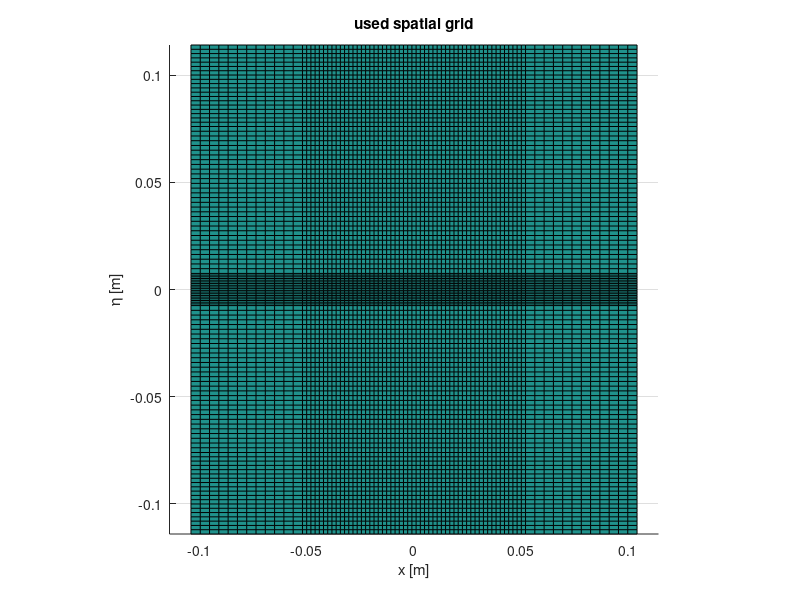

Write the MATLAB code that produced this figure. (Note: this script raises an error after producing the figure.)
% Exercise for the Summer School 
% A Practical Introduction to Control, Numerics and Machine Learning
% on the IFAC CPDE 2022 
% Workshop on Control of Systems Governed by Partial Differential Equations
% Dr. Daniel Veldman (d.w.m.veldman@gmail.com)

clear all
close all
clc

%% physical parameters
q     = 1;          % applied heat load [W]
v     = 0.33;       % scanning velocity [m/s]

H     = 0.7e-3;     % substrate thickness [m]
Lslit = 26e-3;      % length of slit (x-direction) [m]
Lfield= 26e-3;      % length of field (x-direction) [m]
Wslit = 5e-3;       % width of slit (y-direction) [m]
Wfield= 33e-3;      % width of field (y-direction) [m]
T     = (Wfield + Wslit)/v; % duration of the simulation [s]

k     = 149;        % substrate thermal conductivity [W/mK]
rho   = 2329;       % substrate massdensity [kg/m3]
cp    = 705;        % substrate heat capacity [J/kgK]
E     = 167e9;      % Young's modulus of substrate [Pa]
nu    = 0.3;        % Poisson's ratio of substrate [-]
kb    = 1.21e12;    % burl stiffness per supported area [N/m3]
alpha = 2.4e-6;     % CTE of substrate [m/mK]
Rt    = 0.9e-3;     % thermal resistance of the burl layer [m2K/W]

NT = 151;             % number of time points
time = linspace(0,T,NT);  % time grid (uniform here)
time2 = time(1:end-1) + diff(time)/2; % centers of the time steps

%% FE model
N1 = 54;
N2 = 32;
N3 = 20;

xgrid = unique([linspace(-4*Lslit, -2*Lslit, N1/4), linspace(-2*Lslit, 2*Lslit , N1), linspace(2*Lslit, 4*Lslit, N1/4)]);
ygrid = unique([linspace(-3*v*T, -2*v*T, N3), linspace(-2*v*T, -1.5*Wslit, N2), linspace(-1.5*Wslit, 1.5*Wslit, N3), linspace(1.5*Wslit, 2*v*T, N2), linspace(2*v*T, 3*v*T, N3)]);

surf(xgrid,ygrid,zeros(length(ygrid), length(xgrid)));
hold on
axis equal
axis tight
view(2)
xlabel 'x [m]'
ylabel '\eta [m]'
title 'used spatial grid'

elemOK =@(x,y) 1;
Mesh = FEM_create_mesh_2D(xgrid, ygrid, elemOK); % create mesh

V = [0, v];    
[CT, KT, HT, VT] = FEM_create_matrices_thermal(Mesh, rho, cp, k, H, Rt, V);   % heat conduction matrices
% [L1, K]          = FEM_create_matrices_mechanical(Mesh, E, nu, kb, alpha, H); % mechanical model

E = CT;
A = -VT -KT -HT;

% disturbance
xr{1} = Lslit/2*[-1 1]; yr{1} = Wslit/2*[-1,1];
Bd  = sum(FEM_create_matrices_mass_part(Mesh, xr{1}, yr{1})).'/Lfield/Wslit;
plot([xr{1}(1), xr{1}(1), xr{1}(2), xr{1}(2), xr{1}(1)], [yr{1}(1), yr{1}(2), yr{1}(2), yr{1}(1), yr{1}(1)], 'b')

% first actuator
xr{2} = Lslit/2*[-1 1]; yr{2} = Wslit/2*[1, 3]; Ar = (xr{2}(2) - xr{2}(1))*(yr{2}(2) - yr{2}(1));
B  = sum(FEM_create_matrices_mass_part(Mesh, xr{2}, yr{2})).' / Ar;
plot([xr{2}(1), xr{2}(1), xr{2}(2), xr{2}(2), xr{2}(1)], [yr{2}(1), yr{2}(2), yr{2}(2), yr{2}(1), yr{2}(1)], 'b')

% second actuator
xr{3} = Lslit/2*[-0.5 0.5]; yr{3} = Wslit/2*[-3, -1]; Ar = (xr{3}(2) - xr{3}(1))*(yr{3}(2) - yr{3}(1));
B(:,2) = sum(FEM_create_matrices_mass_part(Mesh, xr{3}, yr{3})).' / Ar;
plot([xr{3}(1), xr{3}(1), xr{3}(2), xr{3}(2), xr{3}(1)], [yr{3}(1), yr{3}(2), yr{3}(2), yr{3}(1), yr{3}(1)], 'b')

[N, m] = size(B);     % Number of states (N) and number of controls (m)

%% weights for optimal control problem
Q = 1e8*FEM_create_matrices_mass_part(Mesh, xr{1}, yr{1});
R = eye(m);

%% 1a. Time discretization by Crank-Nicholson scheme

X0 = zeros(N,1);      % Initial condition (for the state)
U = zeros(m, NT-1);   % Initial guess for the control

T = OCP_compute_temperature(time, X0, E, A, Bd, B, U);

% OPTIONAL: % you can use an decomposition of the matrix E - dt/2*A 
% that needs to be inverted at every time step
% This can speed up computations significantly. 
dt = time(2) - time(1); % uses that the time grid is uniform
LU = decomposition(E - dt/2*A);
T = OCP_compute_temperature(time, X0, E, A, Bd, B, U, LU);

xlimits = Lslit*[-1,1]; ylimits = Wfield*[-1.5, 0.5]; 
make_movie = 1; % if you want to create an mp4 movie (1) or not (0)
% OCP_display_temperature_field(T, Mesh, time, make_movie, xlimits, ylimits, xr, yr);

%% 1b. Cost function and gradient computation

J = OCP_costfunction(T, U, Q, R, time);

LUphi = decomposition(E.' - dt/2*A.');
Phi = OCP_compute_adjoint(time, T, E, A, Q, LUphi);
gradU = B.'*Phi + R*U;

figure()
plot(time2, gradU)
xlabel 'time [s]'
ylabel 'gradient of U'

%% 1c. Quadratic approximation

G = OCP_innerproduct(gradU, gradU, time);

dT = OCP_compute_dtemperature(time, E, A, B, gradU, LU);
H = OCP_hessian(dT, gradU, Q, R, time);

beta_opt = G/H;

% verify gradient computation is correct
beta_list = linspace(0,2*beta_opt,20);
for ii = 1:length(beta_list)
    U1 = U - beta_list(ii)*gradU;
    T1 = OCP_compute_temperature(time, X0, E, A, Bd, B, U1, LU);
    J_list(ii) = OCP_costfunction(T1, U1, Q, R, time);
end

figure
plot(beta_list/beta_opt, J_list, 'linewidth', 2)
hold on
plot(beta_list/beta_opt, J - G*beta_list + H/2*beta_list.^2, '--', 'linewidth', 2)
xlabel '\beta / \beta_{opt}'
ylabel 'J'
legend('J(u_0 - \beta \nabla J(u_0))', 'J(u_0) - G\beta + H/2\beta^2')

%% 1d. Gradient descent algorithm

maxiters = 100;
tol      = 1e-5;
for ii = 1:maxiters
    
    % compute gradient (at (U, X))
    
    % compute coefficients in quadratic approximation
    
    % determine the (optimal) step size
    
%     %%%%%%%%%%%%%%%%%%% CHECK STEPSIZE %%%%%%%%%%%%%%%%%%%%%%%%%%%%%%%%%%%
%     beta_list = linspace(0,2*beta_opt,20);
%     for ii = 1:length(beta_list)
%         U1 = U - beta_list(ii)*gradU;
%         T1 = OCP_compute_temperature(time, X0, E, A, Bd, B, U1, LU);
%         J_list(ii) = OCP_costfunction(T1, U1, Q, R, time);
%     end
%     
%     figure
%     plot(beta_list/beta_opt, J_list, 'linewidth', 2)
%     hold on
%     plot(beta_list/beta_opt, J - G*beta_list + H/2*beta_list.^2, '--', 'linewidth', 2)
%     xlabel '\beta / \beta_{opt}'
%     ylabel 'J'
%     legend('J(u_0 - \beta \nabla J(u_0))', 'J(u_0) - G\beta + H/2\beta^2')
%     pause
%     %%%%%%%%%%%%%%%%%%% END CHECK STEPSIZE %%%%%%%%%%%%%%%%%%%%%%%%%%%%%%%
    
    % compute new control and cost function value
    U1 = U - beta_opt*gradU;
    T1 = TODO;
    J1 = TODO;
    disp(['Cost function value: ', J1])
    
    % check convergence conditions
    if J - J1 < tol*J
        U = U1;
        T = T1;
        J = J1;
        disp('converged')
        break
    end
    
    % update parameters for next iteration
    U = U1;
    T = T1;
    J = J1;
end

%% plot the obtained results

figure()
plot(time2, U)
xlabel 'time [s]'
ylabel 'u_i(t)'
title 'optimal controls'
legend('u_1(t)', 'u_2(t)')

Bm = 0*B; 
Bm(:,1) = (B(:,1) > 0) / (xr{2}(2) - xr{2}(1)) / (yr{2}(2) - yr{2}(1));
Bm(:,2) = (B(:,2) > 0) / (xr{3}(2) - xr{3}(1)) / (yr{3}(2) - yr{3}(1));
make_movie = 1; % if you want to create an mp4 movie (1) or not (0)
OCP_display_temperature_and_control(T, Bm*U, Mesh, time, make_movie, xlimits, ylimits, xr, yr);